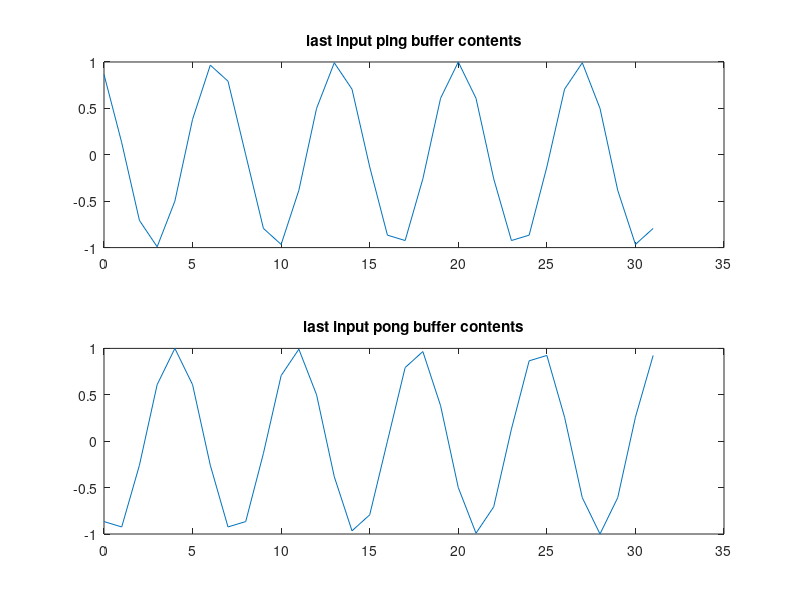

This chart was generated by the following MATLAB code:
%% constants
pi = 3.1415926;
debug = 0; % debug mode, show several plotted matrices

fs = 48000; % sampling frequency
fc = 12000; % center frequency

Ts = 1/fs;

A = 1; % signal amplitude
signal_time_step = Ts;
t = 4; % signal sample length in sigure;
time_array = (0:signal_time_step:t-signal_time_step);
f_sig = 7000; % signal frequency in Hz
lut_table_size = 4800; % length for the cosine lookup table
buffer_length = 32; % length of ping and pong buffers

%% generate signal
signal = A*cos(2*pi*f_sig*time_array-pi/2);

%% generate lut
cos_lut = cos(2*pi*(1:1:lut_table_size)/lut_table_size);

if debug == 1;
figure;
plot(1:1:lut_table_size,cos_lut)
title('Cosine lookup table');
end;

%% samples in one buffer
n_samples = 1/(Ts*f_sig);
signal_periods_in_buffer = buffer_length/n_samples;

if debug == 1;
figure;
plot(time_array, signal);
title('Plotted input signal');
end;

%% read input signal to buffer

buffer = [1:1:buffer_length;1:1:buffer_length];
n = 1;
for r = 1:1:20;
    n = not(n-1)+1;
    for i = 1:1:buffer_length;
        buffer(n,i) = signal(r*32+i);
    end;
end;

figure;
subplot(2,1,1)
plot(0:1:31,buffer(1,1:1:32));
title('last input ping buffer contents')
subplot(2,1,2)
plot(0:1:31,buffer(2,1:1:32));
title('last input pong buffer contents')
